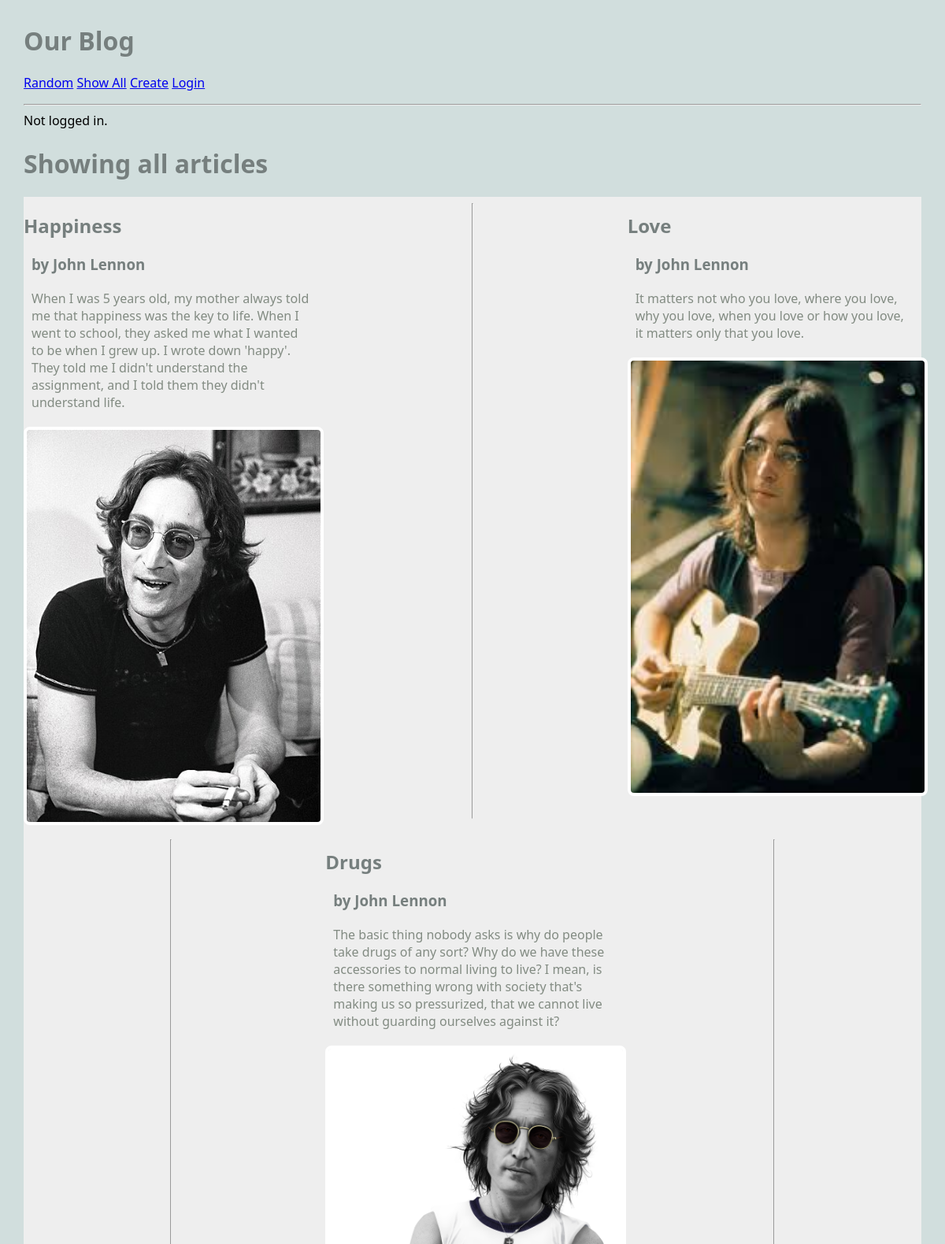
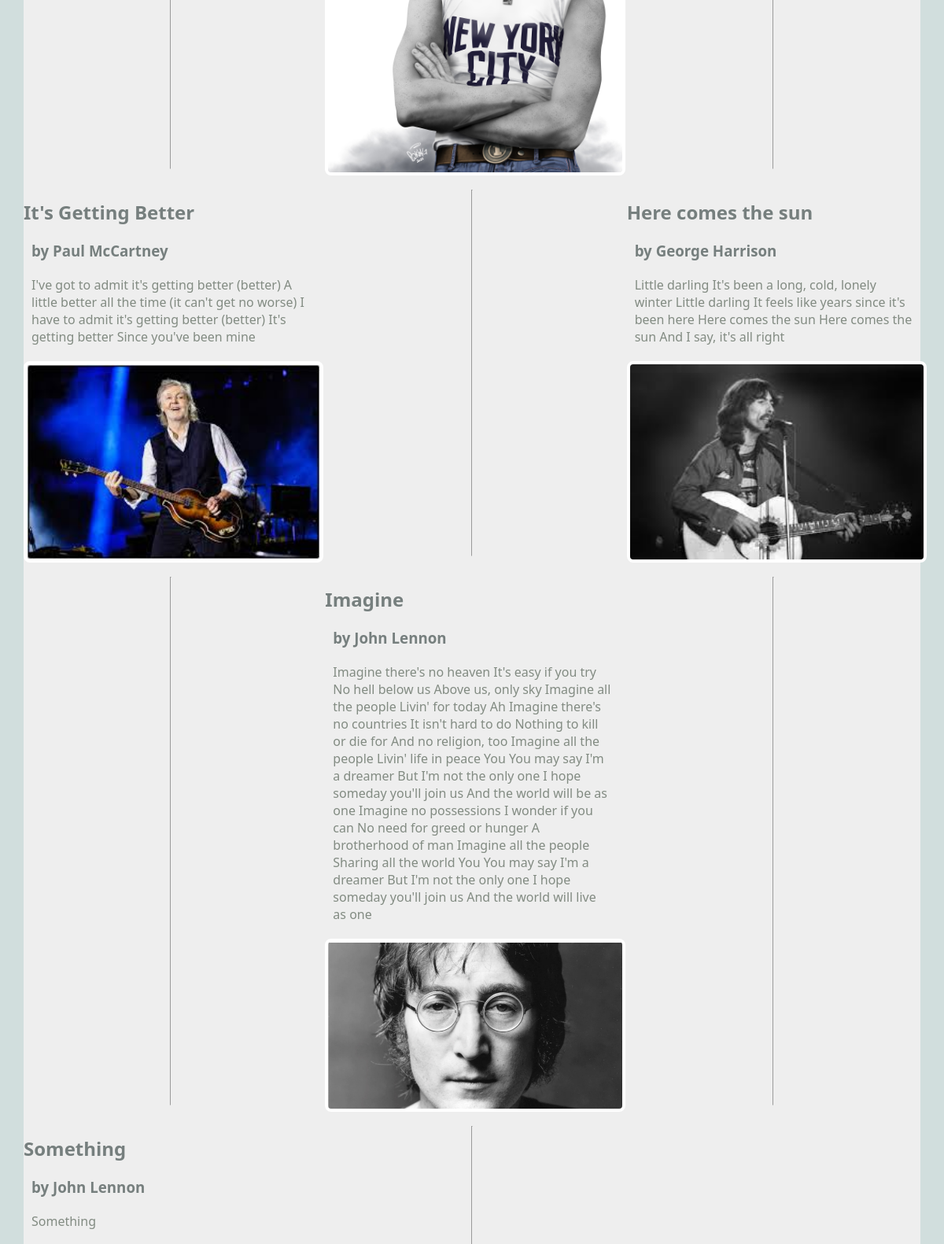
/blog/show_all (upper part), run on the app's committed database (2 pictures, top to bottom).
### blog/models.py (models this page shows, shortened)
class Article(models.Model):
    title = models.TextField(blank=True)
    author = models.TextField(blank=True)
    text = models.TextField(blank=True)
    published = models.DateTimeField(auto_now=True)
    image_file = models.ImageField(blank=True) # an actual image
    user = models.ForeignKey(User, on_delete=models.CASCADE) ## NEW
    def __str__(self):
        return f'{self.title} by {self.author}'

### blog/views.py (the view)
# urls.py: path('show_all', ShowAllView.as_view(), name="show_all"), # modified
class ShowAllView(ListView):
    model = Article
    template_name = "blog/show_all.html"
    context_object_name = "articles"
    def dispatch(self, request, *args, **kwargs):
        if request.user.is_authenticated:
            print(f'ShowAllView.dispatch(): request.user={request.user}')
        else:
            print(f'ShowAllView.dispatch(): not logged in.')
        return super().dispatch(request, *args, **kwargs)

### blog/templates/blog/show_all.html
{% extends 'blog/base.html' %}
{% block content %}
<h1>Showing all articles</h1>
<main class="grid-container">
    {% for article in articles %}
    <article>
        <div>
            <h2>{{article.title}}</h2>
            <h3>by {{article.author}}</h3>
            <p>
                {{article.text}}
            </p>
        </div>
        <a href="{% url 'article' article.pk %}">
        {% if article.image_file %}
        <img src="{{article.image_file.url}}" alt="">
        {% else %}
        No image
        {% endif %}
        </a>
    </article>
    <hr>
    {% endfor %}
</main>
{% endblock %}

### static/styles-blog.css (style rules this page uses)
body { margin: 30px; background: #d1dedd; font-family:'Segoe UI', Tahoma, Geneva, Verdana, sans-serif; }
h1, h2, h3 { color: #767f7e; }
p { color: #828b82; }
.grid-container { background: #eee; max-width: 900px; display: grid; grid-template-columns: repeat(3, 1fr); grid-gap: 10px; max-width: 1200px; margin: 20px auto; }
article img, article.featured img { width: 100%; border: 4px solid #fff; border-radius: 8px; }
article p, article h3 { margin: 20px 10px; }

### data on the page
Article: title "Happiness", author "John Lennon", text "When I was 5 years old, my mother always told me that happiness was the key to life. When I went to school, they asked me what I wanted to be when I grew up. I wrote down 'happy'. They told me I didn't understand the assignment, and I told them they didn't understand life.", image_file (picture)
Article: title "Love", author "John Lennon", text "It matters not who you love, where you love, why you love, when you love or how you love, it matters only that you love.", image_file (picture)
Article: title "Drugs", author "John Lennon", text "The basic thing nobody asks is why do people take drugs of any sort? Why do we have these accessories to normal living to live? I mean, is there something wrong with society that's making us so pressurized, that we cannot live without guarding ourselves against it?", image_file (picture)
Article: title "It's Getting Better", author "Paul McCartney", text "I've got to admit it's getting better (better) A little better all the time (it can't get no worse) I have to admit it's getting better (better) It's getting better Since you've been mine", image_file (picture)
Article: title "Here comes the sun", author "George Harrison", text "Little darling It's been a long, cold, lonely winter Little darling It feels like years since it's been here Here comes the sun Here comes the sun And I say, it's all right", image_file (picture)
Article: title "Imagine", author "John Lennon", text "Imagine there's no heaven It's easy if you try No hell below us Above us, only sky Imagine all the people Livin' for today Ah Imagine there's no countries It isn't hard to do Nothing to kill or die for And no religion, too Imagine all the people Livin' life in peace You You may say I'm a dreamer But I'm not the only one I hope someday you'll join us And the world will be as one Imagine no possessions I wonder if you can No need for greed or hunger A brotherhood of man Imagine all the people Sharing all the world You You may say I'm a dreamer But I'm not the only one I hope someday you'll join us And the world will live as one", image_file (picture)
Article: title "Something", author "John Lennon", text "Something"
